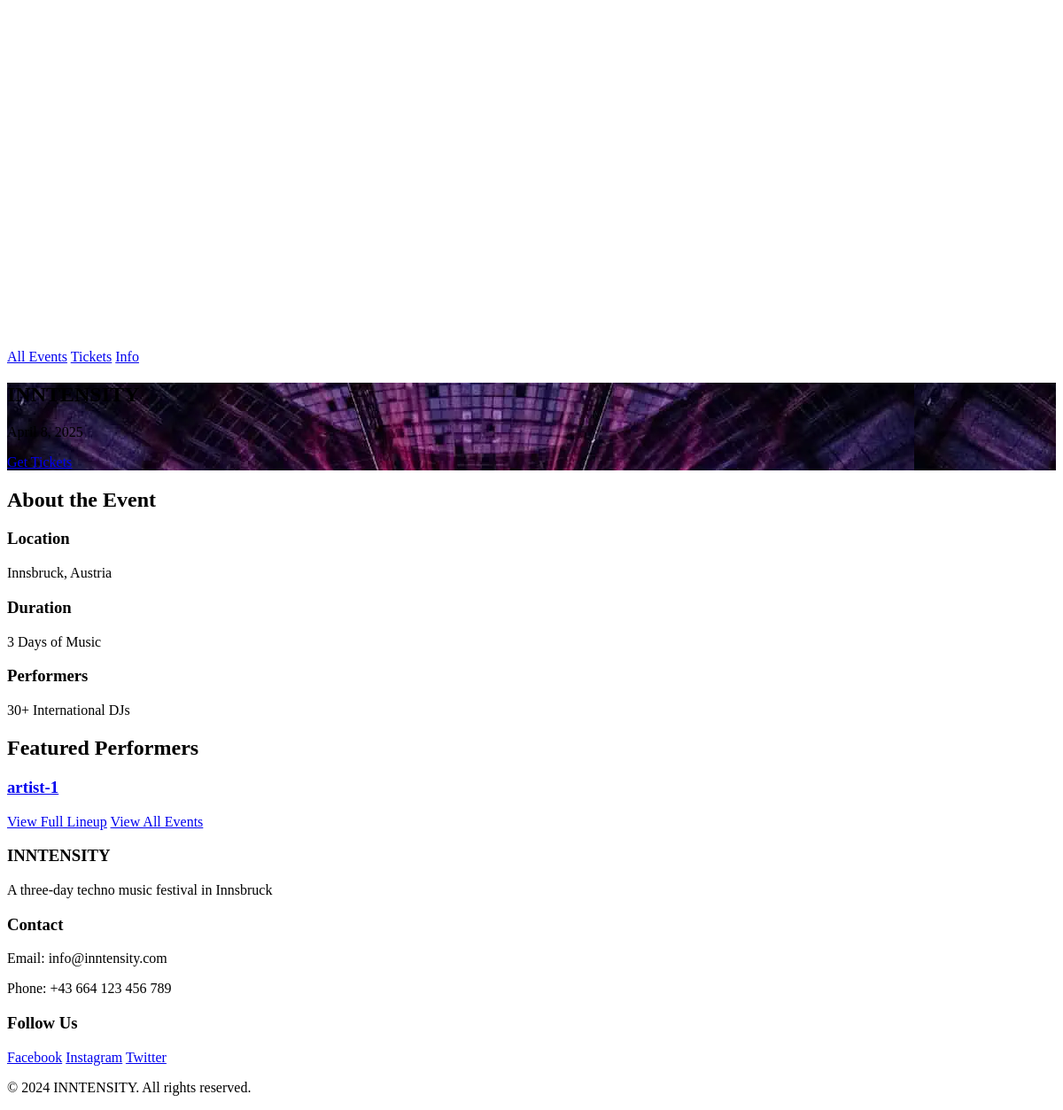
The app's page /, older data.
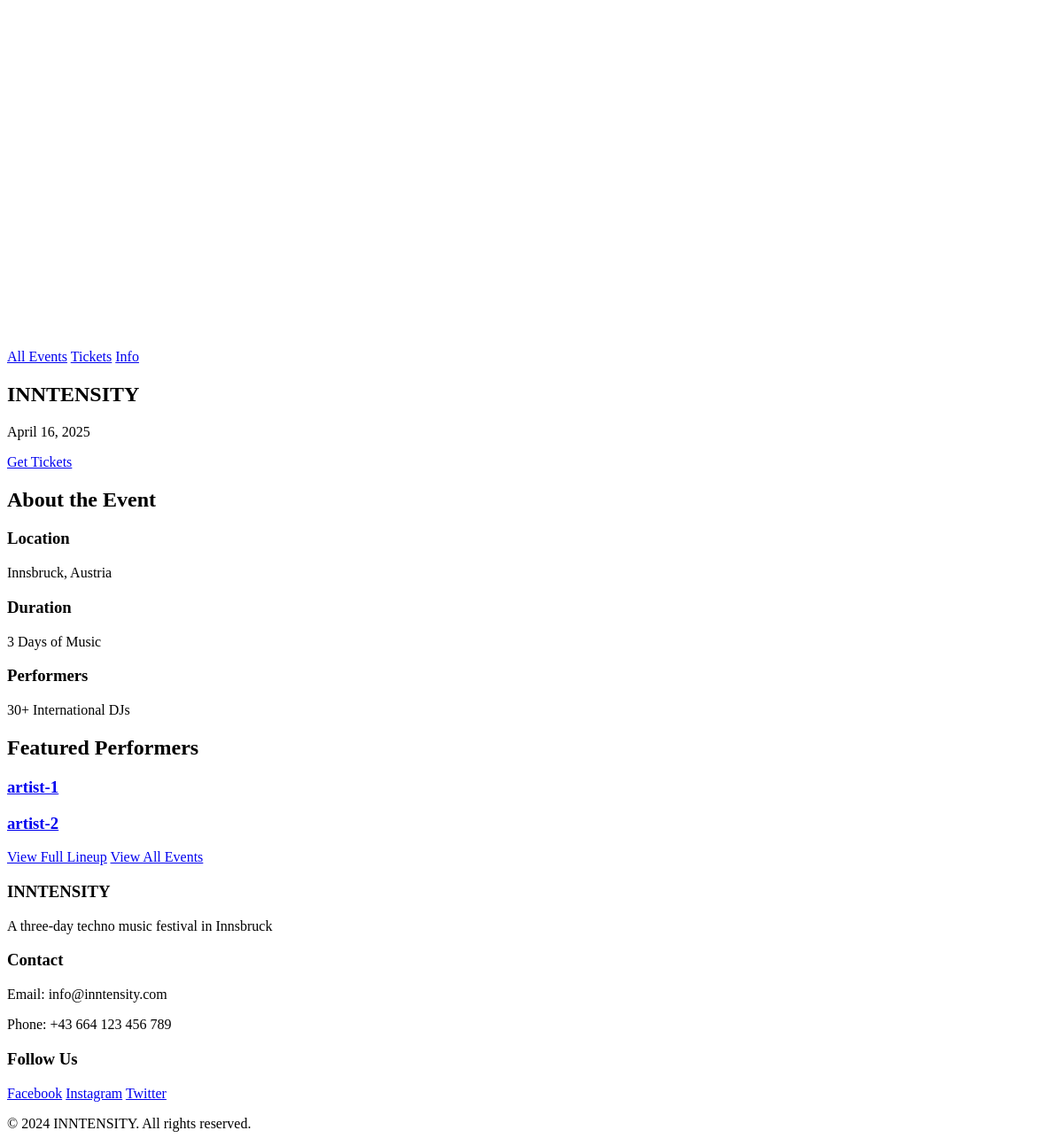
The same page, newer data.
### core/models.py (models this page shows, shortened)
class Event(models.Model):
    title = models.CharField(max_length=200)
    slug = models.SlugField(unique=True, blank=True)
    date = models.DateField()
    description = models.TextField()
    hero_image = models.ImageField(upload_to='events/')
    featured = models.BooleanField(default=False)
    created_at = models.DateTimeField(auto_now_add=True)
    updated_at = models.DateTimeField(auto_now=True)
    performers = models.ManyToManyField('Performer', related_name='events')
    name = models.CharField(max_length=200) # TODO: Remove this or it is used for admin page of performers
    venue = models.CharField(max_length=200)
    ticket_link = models.URLField(blank=True)
    image = models.ImageField(upload_to='events/', blank=True)
    class Meta:
        ordering = ['-date']

class Performer(models.Model):
    name = models.CharField(max_length=200)
    slug = models.SlugField(unique=True, blank=True)
    bio = models.TextField()
    image = models.ImageField(upload_to='artists/')
    social_media = models.JSONField(default=dict, blank=True)
    featured = models.BooleanField(default=False)
    created_at = models.DateTimeField(auto_now_add=True)
    updated_at = models.DateTimeField(auto_now=True)
    class Meta:
        ordering = ['name']

### core/views.py (the view)
# urls.py: path('', views.home, name='home'),
def home(request):
    featured_event = Event.objects.filter(featured=True).first()
    featured_artists = Performer.objects.filter(featured=True)[:6]
    return render(request, 'core/home.html', {
        'featured_event': featured_event,
        'featured_artists': featured_artists,
    })

### templates/core/home.html (shortened to what this page needs)
{% extends 'core/base.html' %}
{% load static %}
{% block content %}
<section class="hero" style="background-image: url('{{ featured_event.hero_image.url }}');">
    <div class="hero-content">
        <h1>INNTENSITY</h1>
        <p class="hero-date">{{ featured_event.date|date:"F j, Y" }}</p>
        <a href="{% url 'core:tickets' %}" class="cta-button">Get Tickets</a>
    </div>
</section>
<section class="event-info">
    <div class="container">
        <h2>About the Event</h2>
        <div class="info-grid">
            <div class="info-card">
                <h3>Location</h3>
                <p>Innsbruck, Austria</p>
            </div>
            <div class="info-card">
                <h3>Duration</h3>
                <p>3 Days of Music</p>
            </div>
            <div class="info-card">
                <h3>Performers</h3>
                <p>30+ International DJs</p>
            </div>
        </div>
    </div>
</section>
<section class="featured-artists">
    <div class="container">
        <h2>Featured Performers</h2>
        <div class="artist-grid">
            {% for artist in featured_artists %}
            <a href="{% url 'core:performer_detail' artist.slug %}" class="artist-card">
                <h3>{{ artist.name }}</h3>
            </a>
            {% endfor %}
        </div>
        <div class="view-more-container">
            <a href="{% url 'core:lineup' %}" class="view-more">View Full Lineup</a>
            <a href="{% url 'core:all_events' %}" class="view-more events-link">View All Events</a>
        </div>
    </div>
</section>
{% endblock %}

Row changes from the older to the newer data that the page shows:
no longer on this page (row unchanged): Event: hero_image (picture), date "April 8, 2025"
added Event: date "April 16, 2025"
added Performer: name "artist-2"
